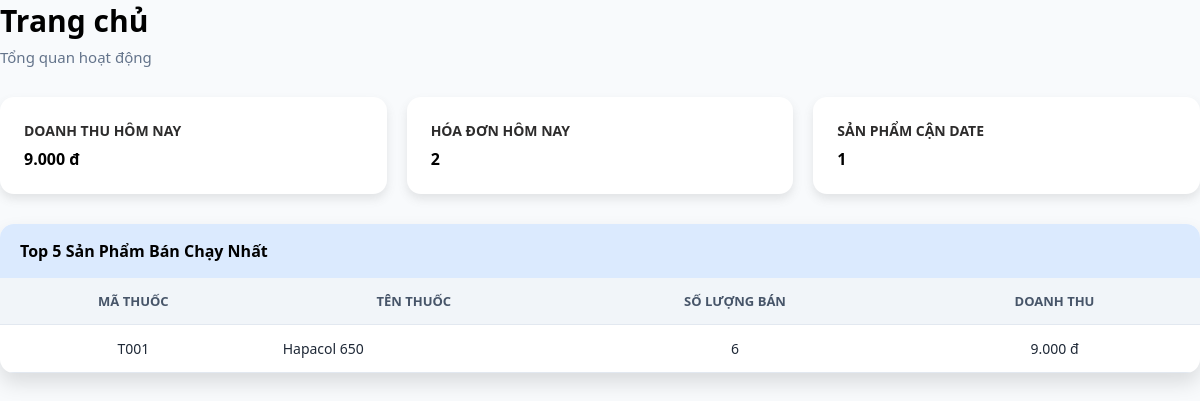
The page /trang-chu.php on the database its author committed.
### tables this page shows
CREATE TABLE `sp` (
  `ma_sp` varchar(10) NOT NULL,
  `ten_sp` varchar(255) NOT NULL,
  `ma_danh_muc` varchar(10) NOT NULL,
  `nha_san_xuat` varchar(255) NOT NULL,
  `gia_ban` decimal(10,2) NOT NULL,
  `han_su_dung` date NOT NULL,
  `hoat_chat` varchar(255) NOT NULL,
  `don_vi_tinh` varchar(50) DEFAULT 'Viên',
  `ma_kho` varchar(10) DEFAULT NULL
);

### trang-chu.php (the view, shortened to what this page needs)
<!DOCTYPE html>
<html lang="vi">
<head>
    <link rel="stylesheet" href="css.css">
</head>
<body>
<?php
include("connect.php");
$today = date("Y-m-d");
$sql_dt = "SELECT SUM(ct.so_luong * ct.gia_ban) AS tong_doanh_thu
           FROM hoa_don h
           JOIN hoa_don_chi_tiet ct ON h.so_hd = ct.so_hd
           WHERE DATE(h.ngay_ban) = '$today'
           AND h.trang_thai = 'Đã thanh toán'";
$res_dt = $conn->query($sql_dt);
$tong_doanh_thu_hom_nay = 0;
if ($res_dt) {
    $row_dt = $res_dt->fetch_assoc();
    $tong_doanh_thu_hom_nay = $row_dt['tong_doanh_thu'] ?? 0;
}
$sql_hd = "SELECT COUNT(so_hd) AS total_hd
           FROM hoa_don
           WHERE DATE(ngay_ban) = '$today'";
$res_hd = $conn->query($sql_hd);
$hoa_don_hom_nay = 0;
if ($res_hd) {
    $row_hd = $res_hd->fetch_assoc();
    $hoa_don_hom_nay = $row_hd['total_hd'] ?? 0;
}
$sql_expire_count = "SELECT COUNT(*) AS total_expire
                     FROM sp
                     WHERE han_su_dung <= DATE_ADD(CURDATE(), INTERVAL 30 DAY)";
$res_expire_count = $conn->query($sql_expire_count);
$sap_het_han = 0;
if ($res_expire_count) {
    $row_expire_count = $res_expire_count->fetch_assoc();
    $sap_het_han = $row_expire_count['total_expire'] ?? 0;
}
$sql_top = "SELECT s.ma_sp, s.ten_sp,
                   SUM(ct.so_luong) AS tong_ban,
                   SUM(ct.so_luong * ct.gia_ban) AS doanh_thu_sp
            FROM hoa_don_chi_tiet ct
            JOIN sp s ON ct.ma_sp = s.ma_sp
            GROUP BY s.ma_sp, s.ten_sp
            ORDER BY tong_ban DESC
            LIMIT 5";
$result_top = $conn->query($sql_top);
?>
<div class="page-header">
    <h1>Trang chủ</h1>
    <p>Tổng quan hoạt động</p>
</div>
<div class="stats">
    <div class="card">
        <h3>DOANH THU HÔM NAY</h3>
        <p><?= number_format($tong_doanh_thu_hom_nay, 0, ',', '.') ?> đ</p>
    </div>
    <div class="card">
        <h3>HÓA ĐƠN HÔM NAY</h3>
        <p><?= $hoa_don_hom_nay ?></p>
    </div>
    <div class="card" onclick="openModal()" style="cursor: pointer;">
        <h3>SẢN PHẨM CẬN DATE</h3>
        <p><?= $sap_het_han ?></p>
    </div>
</div>
<div class="table-box">
    <h2>Top 5 Sản Phẩm Bán Chạy Nhất</h2>
    <table>
        <thead>
            <tr>
                <th>Mã thuốc</th>
                <th>Tên thuốc</th>
                <th>Số lượng bán</th>
                <th>Doanh thu</th>
            </tr>
        </thead>
        <tbody>
            <?php if ($result_top && $result_top->num_rows > 0): ?>
                <?php while($row = $result_top->fetch_assoc()): ?>
                    <tr>
                        <td><?= $row['ma_sp'] ?></td>
                        <td style="text-align: left;"><?= $row['ten_sp'] ?></td>
                        <td><?= $row['tong_ban'] ?></td>
                        <td><?= number_format($row['doanh_thu_sp'], 0, ',', '.') ?> đ</td>
                    </tr>
                <?php endwhile; ?>
            <?php else: ?>
                <tr>
                    <td colspan="4">Chưa có dữ liệu bán hàng</td>
                </tr>
            <?php endif; ?>
        </tbody>
    </table>
</div>
</body>
</html>

### css.css (style rules this page uses)
* { box-sizing: border-box; font-family: 'Segoe UI', sans-serif; }
body { margin: 0; padding: 0px; background: #f8fafc; color: #1f2937; }
.page-header h1 { margin: 0; font-size: 30px; font-weight: 700; color: black; }
.page-header p { margin-top: 6px; font-size: 15px; color: #64748b; }
.stats { display: grid; grid-template-columns: repeat(auto-fit, minmax(220px, 1fr)); gap: 20px; margin: 30px 0; }
.card { padding: 24px; border-radius: 14px; background: white; color: black; text-decoration: none; box-shadow: 0 5px 10px rgba(99, 98, 98, 0.15); transition: all .3s ease; }
.card h3 { margin: 0 0 8px; font-size: 14px; font-weight: 600; color:rgb(45, 44, 44); }
.card p { margin: 0; font-size: 16px; font-weight: 700; }
.table-box { background: white; margin-top: 30px; border-radius: 14px; overflow: hidden; box-shadow: 0 10px 20px rgba(0,0,0,.12); }
.table-box h2 { margin: 0; padding: 16px 20px; background: #dbeafe; color: #000000; font-size: 16px; font-weight: 600; }
table { width: 100%; border-collapse: collapse; }
thead { background: #f1f5f9; }
th, td { padding: 14px 16px; border-bottom: 1px solid #e2e8f0; font-size: 14px; text-align: center; }
th { text-transform: uppercase; font-size: 13px; color: #475569; text-align: center; }

### rows shown on the page
sp: ma_sp "T001", ten_sp "Hapacol 650", tong_ban "6", doanh_thu_sp "9.000"

### other values the page prints
$tong_doanh_thu_hom_nay "9.000"
$hoa_don_hom_nay "2"
$sap_het_han "1"
